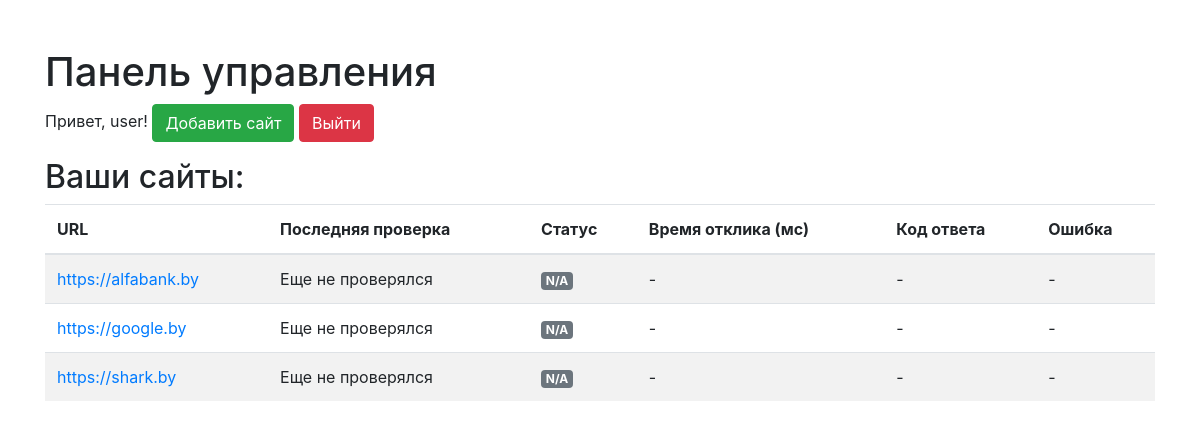
The page /dashboard (signed in) on the database as committed earlier.
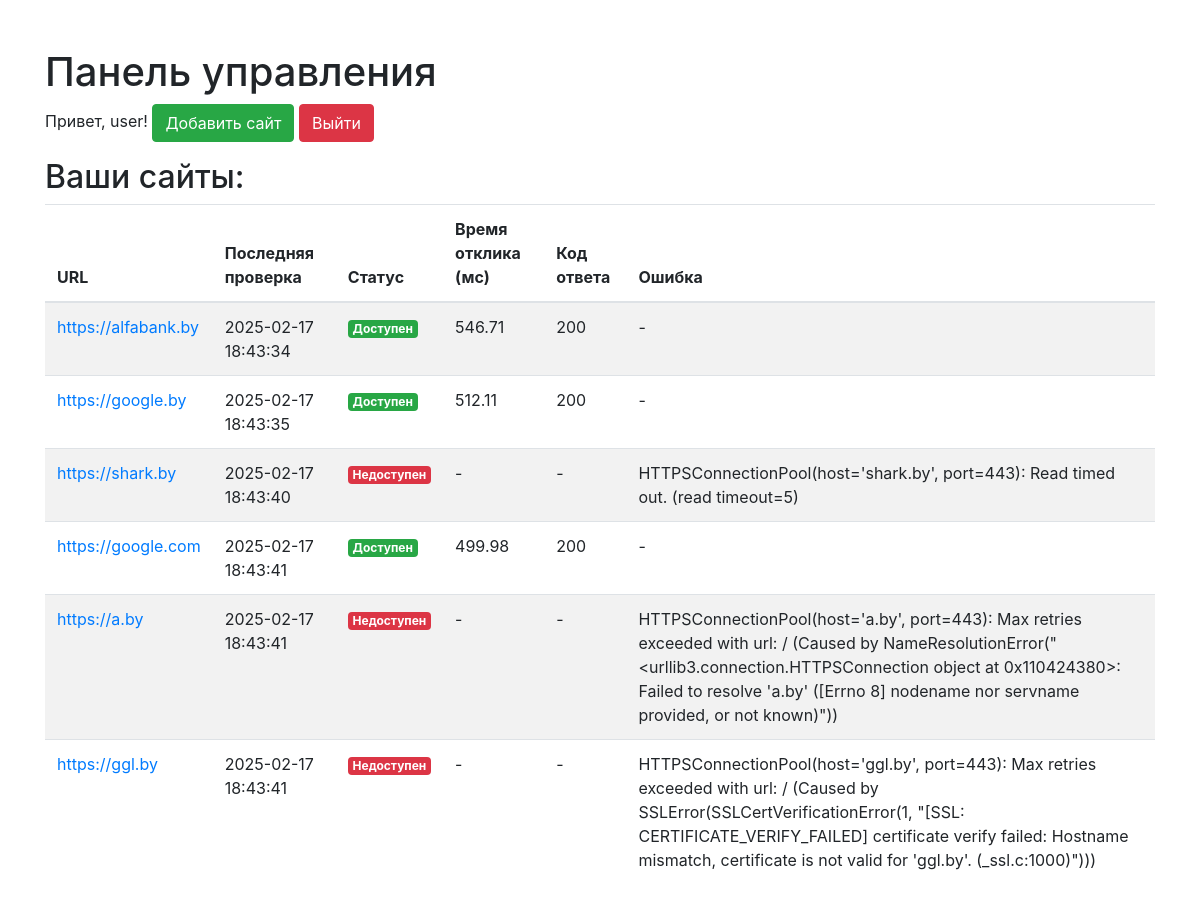
The same page on the database as committed later.
### tables this page shows
CREATE TABLE users (
                id INTEGER PRIMARY KEY AUTOINCREMENT,
                username TEXT UNIQUE NOT NULL,
                password TEXT NOT NULL,  -- Будем хранить хеш пароля
                email TEXT UNIQUE NOT NULL
            );

CREATE TABLE websites (
                id INTEGER PRIMARY KEY AUTOINCREMENT,
                user_id INTEGER NOT NULL,
                url TEXT NOT NULL,
                created_at DATETIME DEFAULT CURRENT_TIMESTAMP,
                FOREIGN KEY (user_id) REFERENCES users (id)
            );

CREATE TABLE checks (
                id INTEGER PRIMARY KEY AUTOINCREMENT,
                website_id INTEGER NOT NULL,
                status TEXT NOT NULL,
                response_time REAL,
                status_code INTEGER,
                error TEXT,
                checked_at DATETIME DEFAULT CURRENT_TIMESTAMP,
                FOREIGN KEY (website_id) REFERENCES websites (id)
            );

### app.py (the view)
@app.route('/dashboard')
@login_required  # Используем декоратор
def dashboard():
    user = g.user
    username = user['username']
    websites = get_websites_by_user_id(user['id'])
    websites_with_checks = []
    for website in websites:
        last_check = get_checks_by_website_id(website['id'])
        if last_check:
            combined_data = {
                **website,  # Разворачиваем словарь website
                'last_check': dict(last_check[0])  # Преобразуем last_check[0] в обычный словарь
            }
            websites_with_checks.append(combined_data)
        else:
              combined_data = {
                **website,
                'last_check': None  # Если проверок не было
            }
              websites_with_checks.append(combined_data)
    return render_template('dashboard.html', websites=websites_with_checks, username=username)

### app.py (called while the page is built)
def login_required(f):
    @wraps(f)
    def decorated_function(*args, **kwargs):
        if 'user_id' not in session:
            return redirect(url_for('login', next=request.url))  # Передаем URL, на который хотел попасть пользователь
        return f(*args, **kwargs)
    return decorated_function

@app.before_request
def before_request():
    g.user = None  # По умолчанию пользователь не авторизован
    if 'user_id' in session:
        user = get_user_by_id(session['user_id'])
        if user:
            g.user = user  # Сохраняем информацию о пользователе в g
        else:
            session.pop('user_id', None)

### db.py (called while the page is built)
@contextmanager
def get_db():
    conn = sqlite3.connect(DATABASE)
    conn.row_factory = sqlite3.Row  # Чтобы получать результаты в виде словарей
    try:
        yield conn.cursor()
        conn.commit()
    except Exception:
        conn.rollback()
        raise
    finally:
        conn.close()

def get_user_by_id(id):
      with get_db() as db:
        result = db.execute("SELECT * FROM users where id = ?", (id,)).fetchone() # Исправлено
        return result

def get_websites_by_user_id(user_id):
    with get_db() as db:
        return db.execute("SELECT * FROM websites WHERE user_id = ?", (user_id,)).fetchall()

def get_checks_by_website_id(website_id):
     with get_db() as db:
        return db.execute("SELECT * FROM checks WHERE website_id = ? ORDER BY checked_at DESC", (website_id,)).fetchall()

### templates/dashboard.html (shortened to what this page needs)
<!DOCTYPE html>
<html lang="en">
<head>
    <link rel="stylesheet" href="https://stackpath.bootstrapcdn.com/bootstrap/4.5.2/css/bootstrap.min.css">
</head>
<body>
    <div class="container mt-5">
        <h1>Панель управления</h1>
        <p>Привет, {{ username }}!
            <a href="{{ url_for('add_website_route') }}" class="btn btn-success">Добавить сайт</a>
            <a href="{{ url_for('logout') }}" class="btn btn-danger">Выйти</a></p>
        <h2>Ваши сайты:</h2>
        <div class="table-responsive">
            <table class="table table-striped">
                <thead>
                    <tr>
                        <th>URL</th>
                        <th>Последняя проверка</th>
                        <th>Статус</th>
                        <th>Время отклика (мс)</th>
                        <th>Код ответа</th>
                        <th>Ошибка</th>
                    </tr>
                </thead>
                <tbody>
                    {% for website in websites %}
                    <tr>
                        <td><a href="{{ website.url }}" target="_blank">{{ website.url }}</a></td>
                        <td>
                            {% if website.last_check %}
                                {{ website.last_check.checked_at }}
                            {% else %}
                                Еще не проверялся
                            {% endif %}
                        </td>
                        <td>
                           {% if website.last_check %}
                                {% if website.last_check.status == 'available' %}
                                    <span class="badge badge-success">Доступен</span>
                                {% else %}
                                    <span class="badge badge-danger">Недоступен</span>
                                {% endif %}
                            {% else %}
                                <span class="badge badge-secondary">N/A</span>
                            {% endif %}
                        </td>
                        <td>
                            {% if website.last_check and website.last_check.response_time is not none %}
                                {{ website.last_check.response_time|round(2) }}
                            {% else %}
                                -
                            {% endif %}
                        </td>
                        <td>
                           {% if website.last_check and website.last_check.status_code is not none %}
                                {{ website.last_check.status_code }}
                            {% else %}
                                -
                            {% endif %}
                        </td>
                        <td>
                            {% if website.last_check and website.last_check.error %}
                                {{ website.last_check.error }}
                            {% else %}
                                -
                            {% endif %}
                        </td>
                    </tr>
                    {% endfor %}
                </tbody>
            </table>
        </div>
    </div>
</body>
</html>

### templates/dashboard.html (style rules this page uses)
.table-responsive { overflow-x: auto; }

Rows that differ between the two databases and show on the page:
shown differently, row unchanged: websites "https://alfabank.by": last_check.checked_at (not shown) → "2025-02-17 18:43:34"; last_check.response_time (not shown) → "546.71"; last_check.status_code (not shown) → "200"; text "Еще не проверялся N/A - -" → "Доступен"
shown differently, row unchanged: websites "https://google.by": last_check.checked_at (not shown) → "2025-02-17 18:43:35"; last_check.response_time (not shown) → "512.11"; last_check.status_code (not shown) → "200"; text "Еще не проверялся N/A - -" → "Доступен"
shown differently, row unchanged: websites "https://shark.by": last_check.checked_at (not shown) → "2025-02-17 18:43:40"; last_check.error (not shown) → "HTTPSConnectionPool(host='shark.by', port=443): Read timed out. (read timeout=5)"; text "Еще не проверялся N/A -" → "Недоступен"
added websites: url "https://google.com", last_check.checked_at "2025-02-17 18:43:41", shows "Доступен", last_check.response_time "499.98", last_check.status_code "200"
added websites: url "https://a.by", last_check.checked_at "2025-02-17 18:43:41", shows "Недоступен", last_check.error "HTTPSConnectionPool(host='a.by', port=443): Max retries exceeded with url: / (Caused by NameResolutionError(\"<urllib3.connection.HTTPSConnection object at 0x110424380>: Failed to resolve 'a.by' ([Errno 8] nodename nor servname provided, or not known)\"))"
added websites: url "https://ggl.by", last_check.checked_at "2025-02-17 18:43:41", shows "Недоступен", last_check.error "HTTPSConnectionPool(host='ggl.by', port=443): Max retries exceeded with url: / (Caused by SSLError(SSLCertVerificationError(1, \"[SSL: CERTIFICATE_VERIFY_FAILED] certificate verify failed: Hostname mismatch, certificate is not valid for 'ggl.by'. (_ssl.c:1000)\")))"
